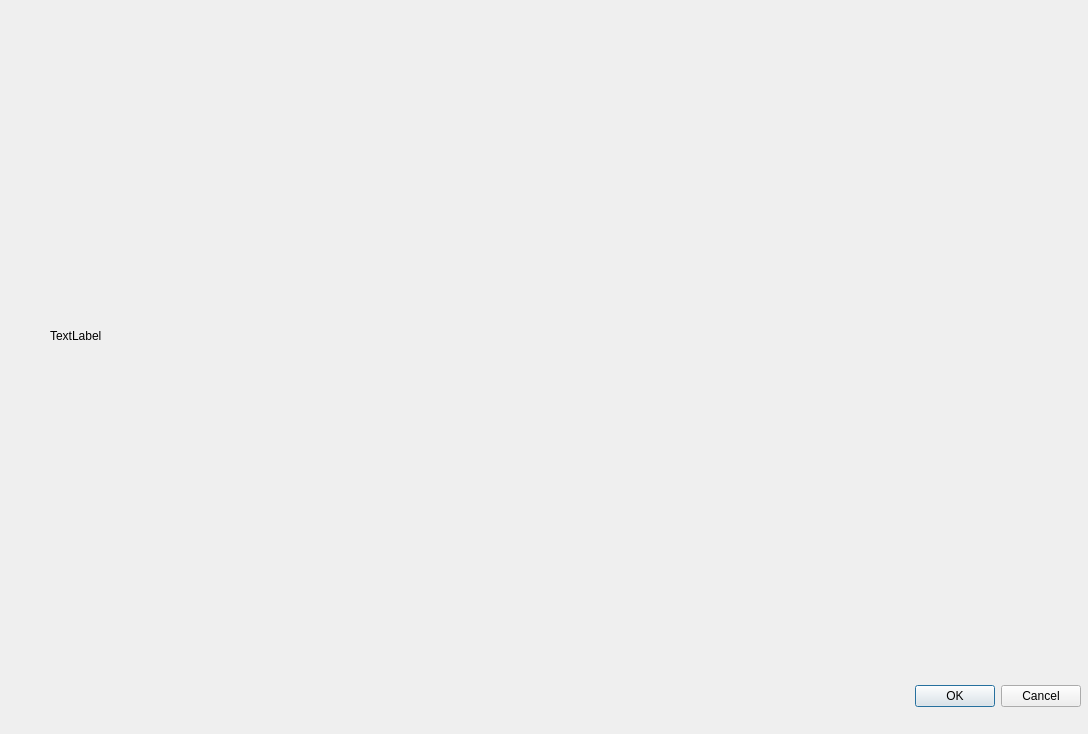
<?xml version="1.0" encoding="UTF-8"?>
<ui version="4.0">
 <class>stat_combo</class>
 <widget class="QDialog" name="stat_combo">
  <property name="geometry">
   <rect>
    <x>0</x>
    <y>0</y>
    <width>1088</width>
    <height>734</height>
   </rect>
  </property>
  <property name="windowTitle">
   <string>Dialog</string>
  </property>
  <widget class="QDialogButtonBox" name="buttonBox">
   <property name="geometry">
    <rect>
     <x>740</x>
     <y>680</y>
     <width>341</width>
     <height>32</height>
    </rect>
   </property>
   <property name="orientation">
    <enum>Qt::Horizontal</enum>
   </property>
   <property name="standardButtons">
    <set>QDialogButtonBox::Cancel|QDialogButtonBox::Ok</set>
   </property>
  </widget>
  <widget class="QLabel" name="label_stat">
   <property name="geometry">
    <rect>
     <x>50</x>
     <y>30</y>
     <width>941</width>
     <height>611</height>
    </rect>
   </property>
   <property name="text">
    <string>TextLabel</string>
   </property>
  </widget>
 </widget>
 <resources/>
 <connections>
  <connection>
   <sender>buttonBox</sender>
   <signal>accepted()</signal>
   <receiver>stat_combo</receiver>
   <slot>accept()</slot>
   <hints>
    <hint type="sourcelabel">
     <x>248</x>
     <y>254</y>
    </hint>
    <hint type="destinationlabel">
     <x>157</x>
     <y>274</y>
    </hint>
   </hints>
  </connection>
  <connection>
   <sender>buttonBox</sender>
   <signal>rejected()</signal>
   <receiver>stat_combo</receiver>
   <slot>reject()</slot>
   <hints>
    <hint type="sourcelabel">
     <x>316</x>
     <y>260</y>
    </hint>
    <hint type="destinationlabel">
     <x>286</x>
     <y>274</y>
    </hint>
   </hints>
  </connection>
 </connections>
</ui>
